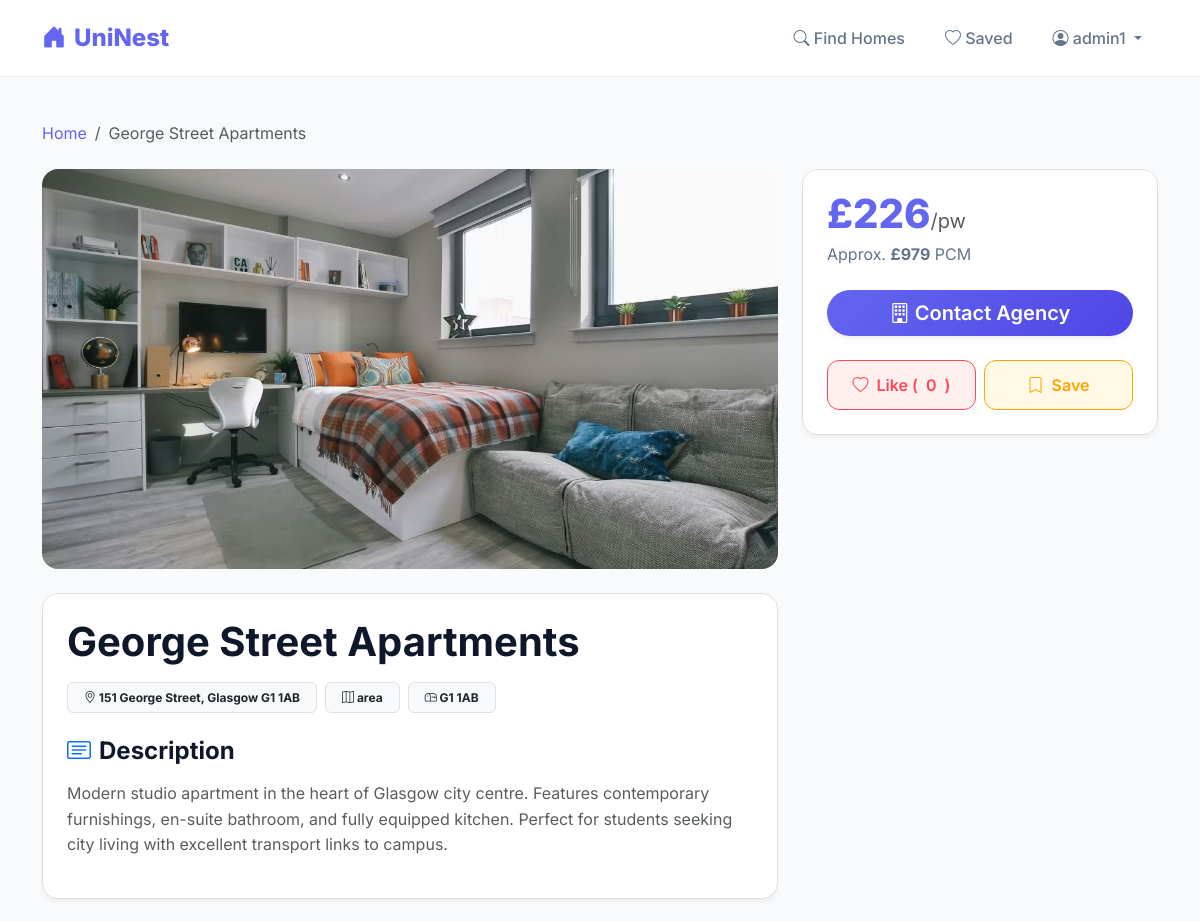
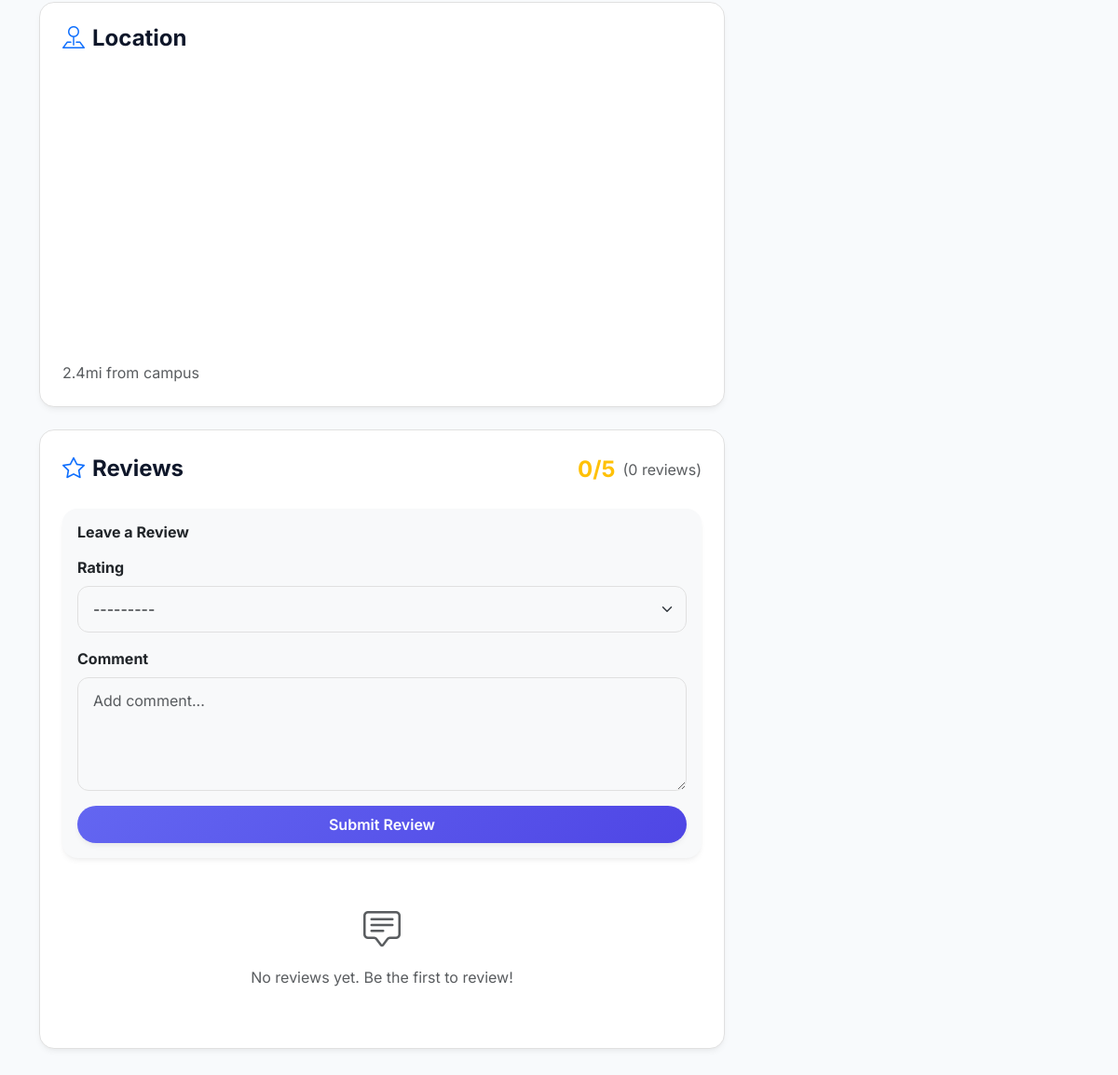
The page /property/2/ (signed in) on the database as committed earlier (2 pictures, top to bottom).
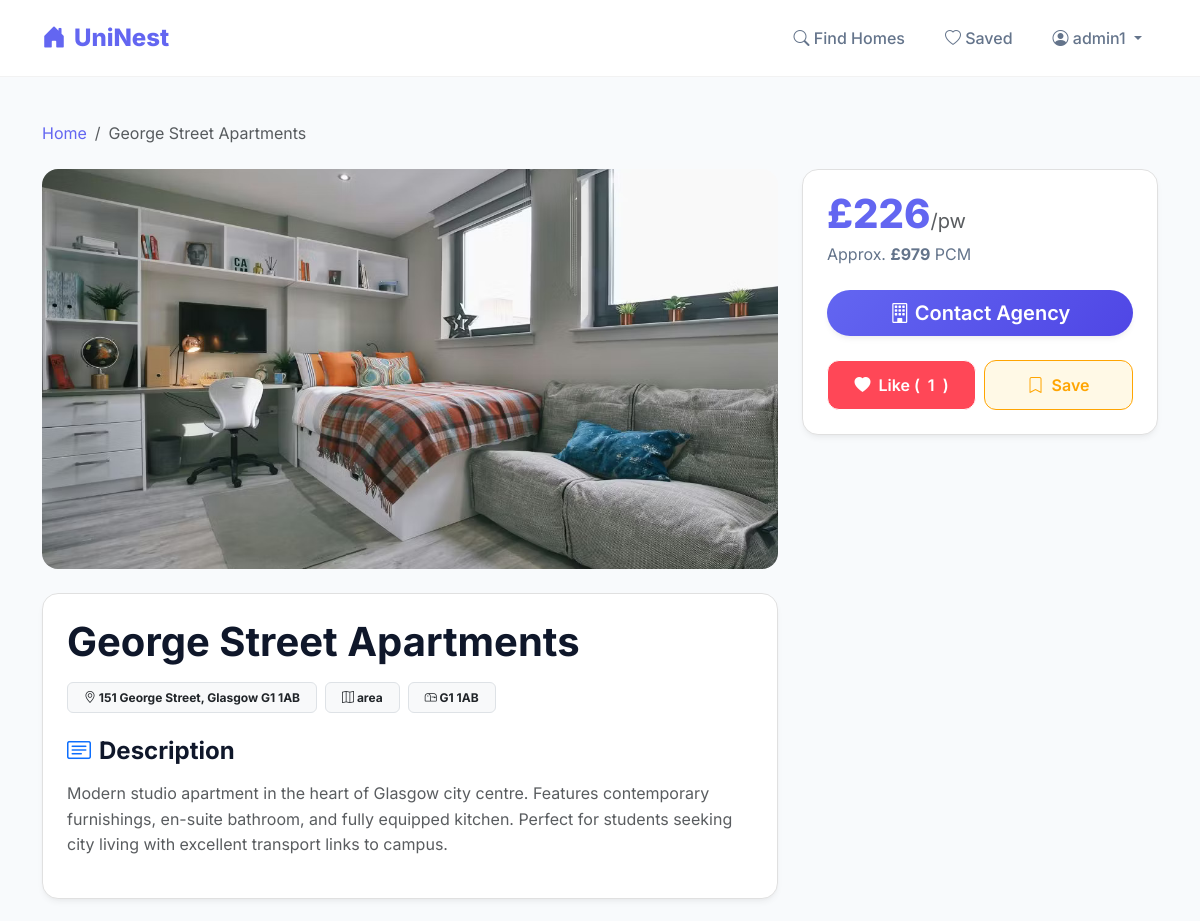
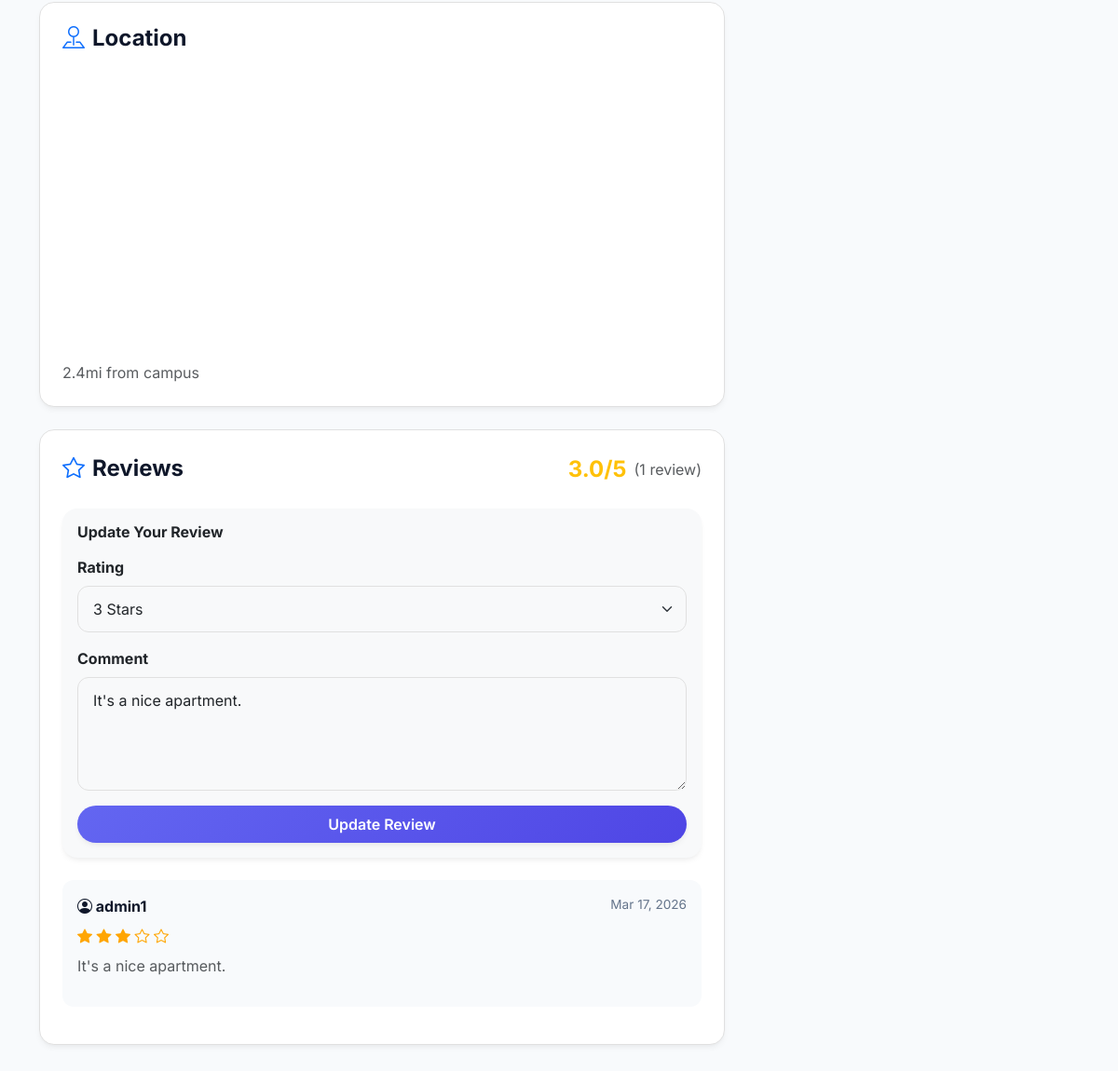
The same page on the database as committed later (2 pictures, top to bottom).
### properties/models.py (models this page shows, shortened)
class Review(models.Model):
    RATING_CHOICES = (
        (1, "1 Star"),
        (2, "2 Stars"),
        (3, "3 Stars"),
        (4, "4 Stars"),
        (5, "5 Stars"),
    )
    user = models.ForeignKey(User, on_delete=models.CASCADE)
    property = models.ForeignKey(Property, on_delete=models.CASCADE, related_name='reviews')
    rating = models.IntegerField(choices=RATING_CHOICES)
    comment = models.TextField(max_length=300)
    created_at = models.DateTimeField(auto_now_add=True)
    updated_at = models.DateTimeField(auto_now=True)
    class Meta:
        unique_together = ('user', 'property')
        ordering = ['-created_at']

class User(AbstractUser):
    ROLE_CHOICES = (
        ('user', 'Student User'),
        ('agency', 'Agency'),
        ('admin', 'Administrator'),
    )
    role = models.CharField(max_length=10, choices=ROLE_CHOICES, default='user')

### properties/views.py (the view)
# urls.py: path('property/<int:pk>/', views.property_detail, name='property_detail'),
@login_required
def property_detail(request, pk):
    property_obj = get_object_or_404(Property, pk=pk)
    is_liked = Like.objects.filter(user=request.user, property=property_obj).exists()
    is_collected = Collection.objects.filter(user=request.user, property=property_obj).exists()
    existing_review = Review.objects.filter(
        user=request.user,
        property=property_obj
    ).first()
    reviews = Review.objects.filter(
        property=property_obj
    ).select_related('user')
    if request.method == "POST":
        if existing_review:
            form = ReviewForm(request.POST, instance=existing_review)
        else:
            form = ReviewForm(request.POST)
        if form.is_valid():
            review = form.save(commit=False)
            review.user = request.user
            review.property = property_obj
            review.save()
            messages.success(request, "Your review has been saved.")
            return redirect('property_detail', pk=pk)
    else:
        form = ReviewForm(instance=existing_review)
    review_count = reviews.count()
    avg_rating = 0
    if review_count > 0:
        avg_rating = round(sum(review.rating for review in reviews) / review_count, 1)
    return render(request, "properties/property_detail.html", {
        "property": property_obj,
        "is_liked": is_liked,
        "is_collected": is_collected,
        "like_count": property_obj.likes.count(),
        "form": form,
        "reviews": reviews,
        "review_count": review_count,
        "avg_rating": avg_rating,
        "existing_review": existing_review,
        "google_maps_key": settings.GOOGLE_MAPS_API_KEY,
    })

### properties/forms.py
class ReviewForm(forms.ModelForm):
    class Meta:
        model = Review
        fields = ['rating', 'comment']
        widgets = {
            'rating': forms.Select(attrs={'class': 'form-select'}),
            'comment': forms.Textarea(attrs={
                'class': 'form-control',
                'rows': 4,
                'placeholder': 'Add comment...'
            }),
        }

### properties/models.py (called while the page is built)
    @property
    def price_pcm(self):
        return round((self.price * 52) / 12)

### properties/templates/properties/property_detail.html (shortened to what the changed rows need)
{% extends 'base/base.html' %}
{% block content %}
<div class="container py-4">
    <div class="row g-4">
        <div class="col-lg-8">
            <div class="detail-section animate-fade-in-up delay-100">
                <h1 class="fw-bold mb-3">{{ property.title }}</h1>
            </div>
            <div class="detail-section animate-fade-in-up delay-300">
                <div class="d-flex justify-content-between align-items-center mb-4">
                    <div class="d-flex align-items-center gap-2">
                        <span class="fs-4 fw-bold text-warning">{{ avg_rating }}/5</span>
                        <span class="text-muted">({{ review_count }} review{{ review_count|pluralize }})</span>
                    </div>
                </div>
                <div class="card bg-light border-0 mb-4 p-3" id="review-form-container">
                    <h6 class="fw-bold mb-3">{% if existing_review %}Update Your Review{% else %}Leave a Review{% endif %}</h6>
                    <form method="post" class="ajax-action-form">
                        <div class="mb-3">
                            <label class="form-label fw-bold">Rating</label>
                            {{ form.rating }}
                        </div>
                        <div class="mb-3">
                            <label class="form-label fw-bold">Comment</label>
                            {{ form.comment }}
                        </div>
                        <button type="submit" class="btn btn-primary-custom w-100">
                            {% if existing_review %}Update Review{% else %}Submit Review{% endif %}
                        </button>
                    </form>
                </div>
                <div id="reviews-list-container">
                    {% for review in reviews %}
                    <div class="review-card">
                        <div class="review-header">
                            <span class="review-user"><i class="bi bi-person-circle"></i> {{ review.user.username }}</span>
                            <span class="review-date">{{ review.created_at|date:"M d, Y" }}</span>
                        </div>
                        <div class="review-stars">
                            {% for i in "12345" %}
                                {% if forloop.counter <= review.rating %}<i class="bi bi-star-fill"></i>{% else %}<i class="bi bi-star"></i>{% endif %}
                            {% endfor %}
                        </div>
                        <div class="text-muted">{{ review.comment|linebreaks }}</div>
                    </div>
                    {% empty %}
                    <div class="text-center text-muted py-4">
                        <i class="bi bi-chat-square-text fs-1"></i>
                        <p class="mt-2">No reviews yet. Be the first to review!</p>
                    </div>
                    {% endfor %}
                </div>
            </div>
        </div>
        <div class="col-lg-4 animate-fade-in-up delay-200">
            <div class="price-card">
                <div class="d-grid gap-3" id="sidebar-actions">
                    <div class="row g-2">
                        <div class="col-6">
                            <form action="{% url 'toggle_like' property.id %}" method="post" class="ajax-action-form">
                                <button type="submit" class="btn action-btn btn-like w-100 {% if is_liked %}active{% endif %}">
                                    <i class="bi bi-heart{% if is_liked %}-fill{% endif %}"></i>
                                    Like (<span class="count-val">{{ like_count }}</span>)
                                </button>
                            </form>
                        </div>
                    </div>
                </div>
            </div>
        </div>
    </div>
</div>
{% endblock %}

Rows that differ between the two databases and show on the page:
added Review: rating "3 Stars", comment "It's a nice apartment.", user.username "admin1", created_at "Mar 17, 2026"
Other text that changed with them:
{{ avg_rating }}: "0" → "3.0"
{{ review_count }}: "0" → "1"
{{ like_count }}: "0" → "1"
form field rating: "---------" → (not shown)
text no longer shown: "Leave a Review Submit Review No reviews yet. Be the first to review!"
text now shown: "Update Your Review Update Review"
